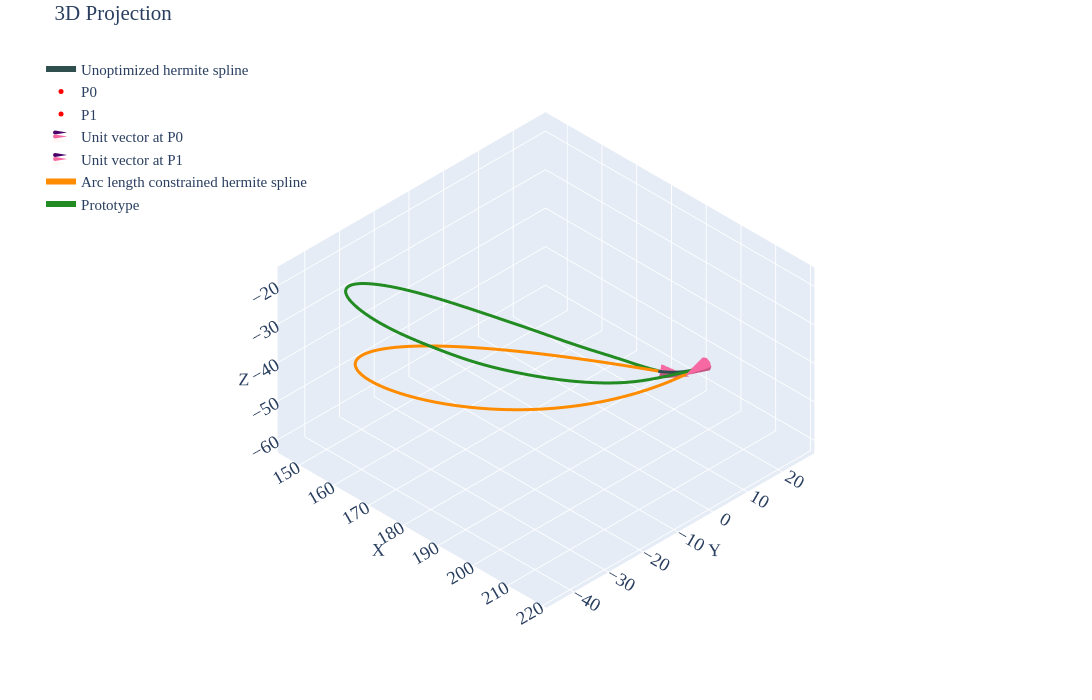

Notebook cell for this chart:
### Markdown cell above
## Case 02

### Code cell
df=pd.read_csv('../data/case-02-prototype.csv')
prt=df.iloc[10:,2:].reset_index(drop=True)

p0=df.iloc[5,2:].values.astype(float)    # Point0
p1=df.iloc[6,2:].values.astype(float)    # Point1
u0=df.iloc[8,2:].values.astype(float)    # Unit Vector @ Point0
u1=df.iloc[9,2:].values.astype(float)    # Unit Vector @ Point1
m0=df.iloc[2,1]                          # Magnitude for Vector1
m1=df.iloc[3,1]                          # Magnitude for Vector2
u0_init=u0*m0
u1_init=u1*m1
spl=utils.hermite(p0,p1,u0_init,u1_init,num_points=51)

tgt=utils.length(prt.values)             # Target spline length

def obj_fn(mag,prt_pts,p0,p1,u0,u1,n_points=100):
    m0=mag[0]
    m1=mag[1]    
    u0_scld=m0*u0
    u1_scld=m1*u1
    spl=utils.hermite(p0,p1,u0_scld,u1_scld,num_points=n_points)
    dist_err=abs(np.sqrt(np.sum((spl-prt_pts)**2)))
    return dist_err

def len_up(mag,prt_pts,p0,p1,u0,u1,n_points=100):
    return 20-(utils.length(utils.hermite(p0,p1,mag[0]*u0,mag[1]*u1,num_points=n_points))-utils.length(prt_pts))

def len_lo(mag,prt_pts,p0,p1,u0,u1,n_points=100):
    return 20+(utils.length(utils.hermite(p0,p1,mag[0]*u0,mag[1]*u1,num_points=n_points))-utils.length(prt_pts))

constraints=[
    {'type':'ineq','fun':len_up,'args':(prt.values,p0,p1,u0,u1)},
    {'type':'ineq','fun':len_lo,'args':(prt.values,p0,p1,u0,u1)}
]

sol=minimize(obj_fn,[1,1],args=(prt.values,p0,p1,u0,u1),method='SLSQP',constraints=constraints)
u0_final=sol.x[0]*u0
u1_final=sol.x[1]*u1
spl=utils.hermite(p0,p1,u0_init,u1_init,num_points=100)
spl_tgt=utils.hermite(p0,p1,u0_final,u1_final,num_points=100)

print(f'Length of the Prototype Spline: {utils.length(prt.values):.5f}')
print(f'Given target spline length: {tgt:.5f}')
print(f'Length of the Hermite Spline: {utils.length(spl.astype(float)):.5f}')
print(f'Achieved Length of the Hermite Spline: {utils.length(spl_tgt.astype(float)):.5f}')
print(f'\nComputed Magnitude (M0, M1): {sol.x[0]:.4f}, {sol.x[1]:.4f}')

utils.plotter(spl,p0,p1,u0_init,u1_init,tgt=spl_tgt,prt=prt.values,cne=6,intr='d')
